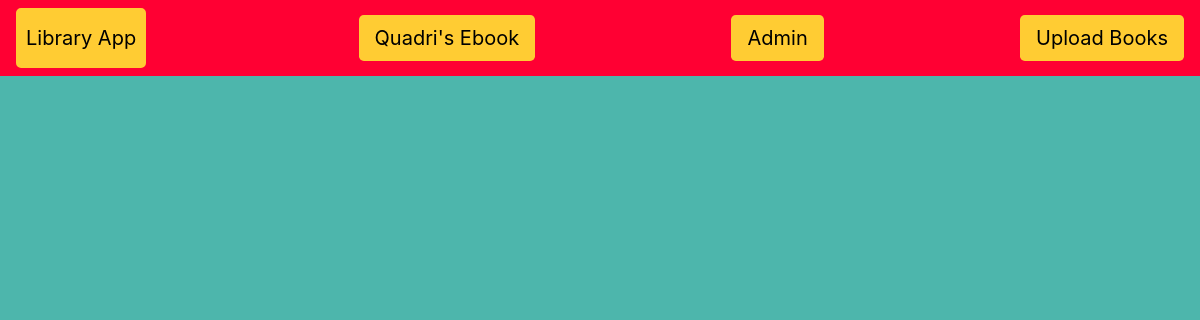
Before: / with the older database file.
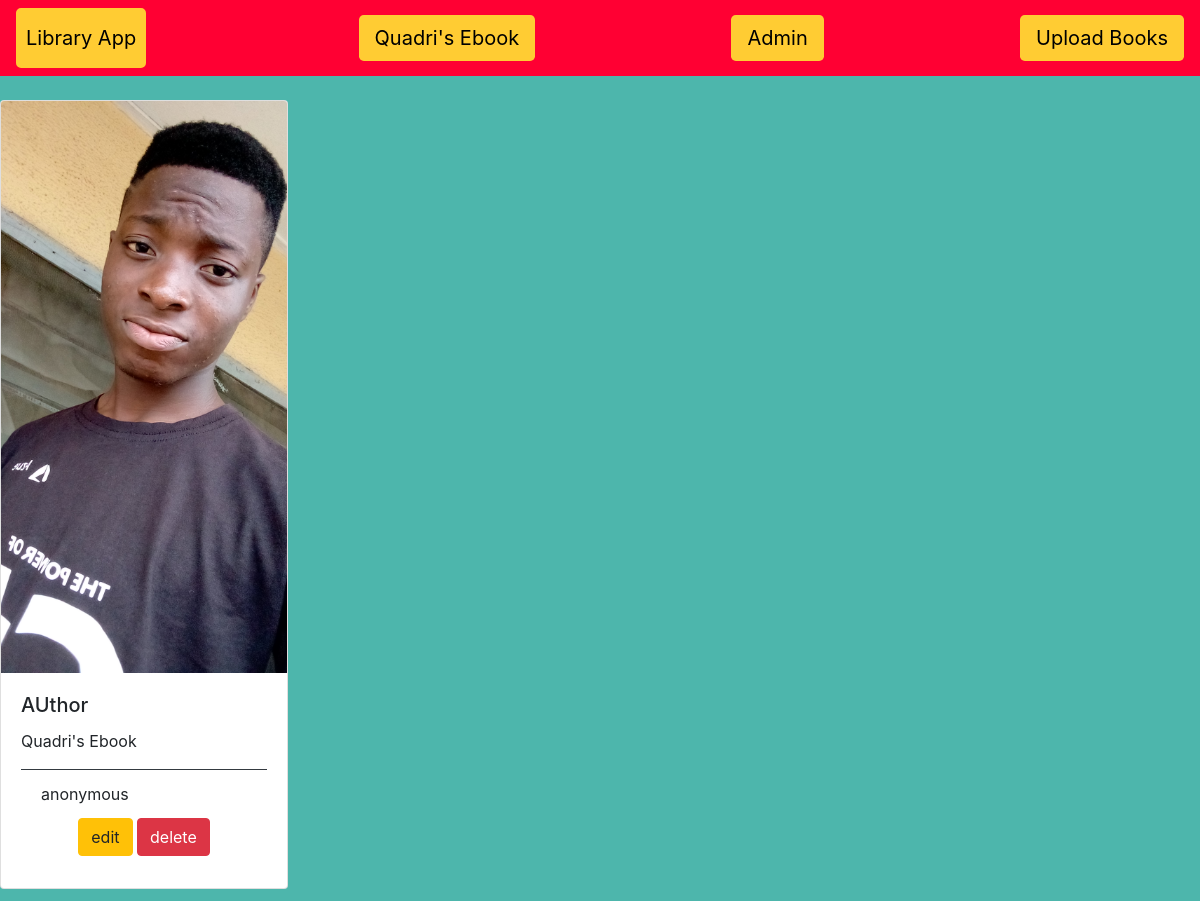
After: the same page with the newer database file.
### book/models.py (models this page shows, shortened)
class Book(models.Model):
    name = models.CharField(max_length = 50)
    picture = models.ImageField()
    author = models.CharField(max_length = 30, default='anonymous')
    email = models.EmailField(blank = True)
    describe = models.TextField(default = "Quadri's Ebook")

### book/views.py (the view)
# urls.py: path('', views.index, name = 'index'),
def index(request):
    shelf = Book.objects.all()
    return render(request, 'book/library.html', {'shelf': shelf})

### book/templates/book/library.html (shortened to what this page needs)
<!DOCTYPE html>
{% load static %}
<html>
<head>
    <link rel="stylesheet" href="https://stackpath.bootstrapcdn.com/bootstrap/4.3.1/css/bootstrap.min.css"
integrity="sha384-ggOyR0iXCbMQv3Xipma34MD+dH/1fQ784/j6cY/iJTQUOhcWr7x9JvoRxT2MZw1T">
</head>
<body style="background-color:#4DB6AC;">
<nav class="navbar navbar-light" style="background-color:#FF0033;">
    <a href="#" class="navbar-brand" style="background-color:#FFCC33;color:#000000;border-width:10px;border-color:#FFCC33;border-style:solid;border-spacing:30px;border-radius: 5px;">Library App</a>
    <a class="navbar-link btn-lg" href="{% url 'index' %}" style="background-color:#FFCC33;color:#000000;">Quadri's Ebook</a>
<a href="{% url 'admin:index' %}" class = 'navbar-link btn-lg' style="background-color:#FFCC33;color:#000000;">Admin</a>
    <a href="{% url 'upload-book' %}" class="navbar-link btn-lg" style="background-color:#FFCC33;color:#000000;">Upload Books</a>
</nav>
<br>
{% block content %}
<div class="card-columns">
    {% for book in shelf %}
    <div class="card" style="width: 18rem;">
  <img class="card-img-top" src="{{ book.picture.url }}">
  <div class="card-body">
    <h5 class="card-title">{{ book.name }}</h5>
    <p class="card-text">{{ book.describe }}</p>
   <div class="card-footer bg-transparent border-dark">
   <p class="card-title">{{book.author}}</p>
   <center>
       <a href="update/{{book.id}}" class="btn btn-warning" id = '{{book.id}}'>edit</a>
       <a href="delete/{{book.id}}" class="btn btn-danger" id = '{{book.id}}'>delete</a>
    </center>
    </div>
  </div>
</div>
    {% endfor %}
</div>
{% endblock %}
</body>
</html>

Changed rows visible on the page:
added Book: picture (picture), name "AUthor", describe "Quadri's Ebook", author "anonymous"
